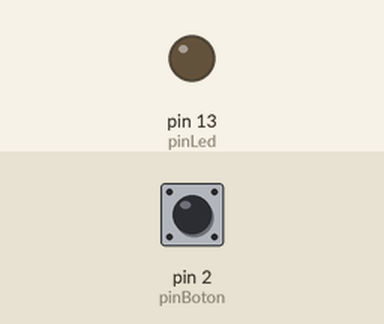
Simulated run of this sketch. Board: Arduino Uno, built with avr-gcc and run on an emulated ATmega328P. Parts: output pins drawn as LEDs (lit = HIGH). Inputs (shaded band) come from the test bench; at power-on: pin 2 (pinBoton) HIGH.

Above: at 1.2 s.
1.3 s: pin 2 (pinBoton) pulled LOW for 0.15 s
At 1.9 s:
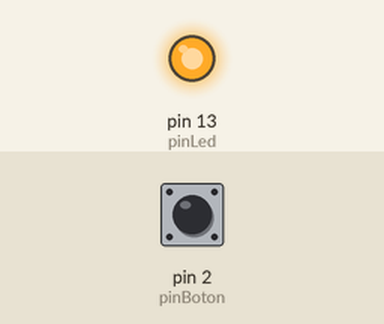
2.9 s: pin 2 (pinBoton) pulled LOW for 1 s
At 4.3 s:
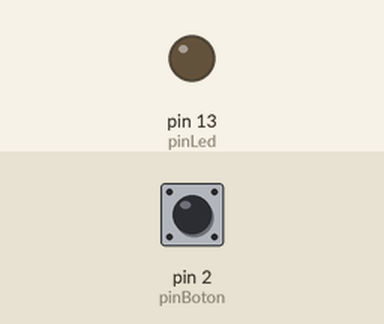
5.4 s: pin 2 (pinBoton) pulled LOW for 3.2 s
At 6.2 s:
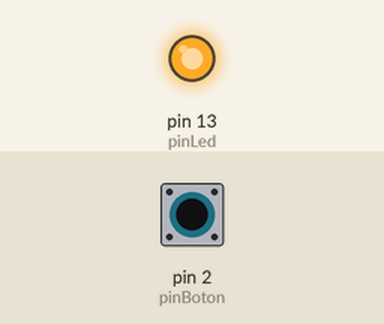
Timing chart, 0 to 8.4 s (numbered marks = the images above; inputs shaded):
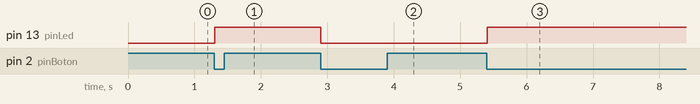

Measured:
- after the input at 1.3 s, pin 13 (pinLed): LOW → HIGH at once
- after the input at 2.9 s, pin 13 (pinLed): HIGH → LOW at once
- after the input at 5.4 s, pin 13 (pinLed): LOW → HIGH at once

The sketch:

Bounce-alternador-uade.ino
```cpp
// Librería bounce2
// https://github.com/thomasfredericks/Bounce2
#include <Bounce2.h>

int pinBoton = 2;
int pinLed = 13;  // el led interno...
Bounce bounce = Bounce(); // Crea un objeto Bounce que "controlará" al boton
int estadoLed = LOW;  // una variable para guardar el estado del led (asi lo alternamos luego)

void setup() {
  bounce.attach(pinBoton,  INPUT_PULLUP); // INTERNAL PULL-UP (podemos usar externo tambien)
  bounce.interval(5); // tiempo de espera en ms, probar menos o mas

  // configuramos al LED
  pinMode(pinLed, OUTPUT);
  digitalWrite(pinLed, estadoLed);
}

void loop() {
  bounce.update();  // lee el estado actual del boton

  // alternamos el estado del boton con cada click:

  // esto comprueba si cambió el estado del botón, hay otras maneras de usarlo
  if ( bounce.changed() == true) {
    int valorDebounced = bounce.read();  // guarda el estado actual en una variable
    // comprueba si el estado es LOW
    if ( valorDebounced == LOW ) {
      estadoLed = !estadoLed; // el signo ! invierte el valor lógico (verdadero falso)
      digitalWrite(pinLed, estadoLed); // damos ese estado al led
    }
  }
}
```
